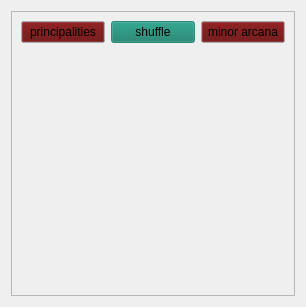
  <widget class="QWidget" name="centralWidget">
   <layout class="QGridLayout" name="gridLayout_2">
    <item row="0" column="0">
     <widget class="QFrame" name="frmCentralWidget">
      <property name="sizePolicy">
       <sizepolicy hsizetype="Expanding" vsizetype="Expanding">
        <horstretch>0</horstretch>
        <verstretch>0</verstretch>
       </sizepolicy>
      </property>
      <property name="frameShape">
       <enum>QFrame::StyledPanel</enum>
      </property>
      <property name="frameShadow">
       <enum>QFrame::Raised</enum>
      </property>
      <layout class="QGridLayout" name="gridLayout">
       <item row="0" column="0">
        <layout class="QVBoxLayout" name="verticalLayout_2">
         <item>
          <layout class="QHBoxLayout" name="horizontalLayout_2">
           <property name="sizeConstraint">
            <enum>QLayout::SetMaximumSize</enum>
           </property>
           <item>
            <widget class="QPushButton" name="btnPrincipalities">
             <property name="palette">
              <palette>
               <active>
                <colorrole role="Button">
                 <brush brushstyle="SolidPattern">
                  <color alpha="255">
                   <red>98</red>
                   <green>0</green>
                   <blue>0</blue>
                  </color>
                 </brush>
                </colorrole>
               </active>
               <inactive>
                <colorrole role="Button">
                 <brush brushstyle="SolidPattern">
                  <color alpha="255">
                   <red>98</red>
                   <green>0</green>
                   <blue>0</blue>
                  </color>
                 </brush>
                </colorrole>
               </inactive>
               <disabled>
                <colorrole role="Button">
                 <brush brushstyle="SolidPattern">
                  <color alpha="255">
                   <red>98</red>
                   <green>0</green>
                   <blue>0</blue>
                  </color>
                 </brush>
                </colorrole>
               </disabled>
              </palette>
             </property>
             <property name="text">
              <string>principalities</string>
             </property>
            </widget>
           </item>
           <item>
            <widget class="QPushButton" name="btnShuffle">
             <property name="palette">
              <palette>
               <active>
                <colorrole role="WindowText">
                 <brush brushstyle="SolidPattern">
                  <color alpha="255">
                   <red>0</red>
                   <green>0</green>
                   <blue>0</blue>
                  </color>
                 </brush>
                </colorrole>
                <colorrole role="Button">
                 <brush brushstyle="SolidPattern">
                  <color alpha="255">
                   <red>12</red>
                   <green>122</green>
                   <blue>100</blue>
                  </color>
                 </brush>
                </colorrole>
                <colorrole role="Light">
                 <brush brushstyle="SolidPattern">
                  <color alpha="255">
                   <red>117</red>
                   <green>255</green>
                   <blue>236</blue>
                  </color>
                 </brush>
                </colorrole>
                <colorrole role="Midlight">
                 <brush brushstyle="SolidPattern">
                  <color alpha="255">
                   <red>90</red>
                   <green>223</green>
                   <blue>204</blue>
                  </color>
                 </brush>
                </colorrole>
                <colorrole role="Dark">
                 <brush brushstyle="SolidPattern">
                  <color alpha="255">
                   <red>32</red>
                   <green>95</green>
                   <blue>86</blue>
                  </color>
                 </brush>
                </colorrole>
                <colorrole role="Mid">
                 <brush brushstyle="SolidPattern">
                  <color alpha="255">
                   <red>42</red>
                   <green>127</green>
                   <blue>115</blue>
                  </color>
                 </brush>
                </colorrole>
                <colorrole role="Text">
                 <brush brushstyle="SolidPattern">
                  <color alpha="255">
                   <red>0</red>
                   <green>0</green>
                   <blue>0</blue>
                  </color>
                 </brush>
                </colorrole>
                <colorrole role="BrightText">
                 <brush brushstyle="SolidPattern">
                  <color alpha="255">
                   <red>255</red>
                   <green>255</green>
                   <blue>255</blue>
                  </color>
                 </brush>
                </colorrole>
                <colorrole role="ButtonText">
                 <brush brushstyle="SolidPattern">
                  <color alpha="255">
                   <red>0</red>
                   <green>0</green>
                   <blue>0</blue>
                  </color>
                 </brush>
                </colorrole>
                <colorrole role="Base">
                 <brush brushstyle="SolidPattern">
                  <color alpha="255">
                   <red>255</red>
                   <green>255</green>
                   <blue>255</blue>
                  </color>
                 </brush>
                </colorrole>
                <colorrole role="Window">
                 <brush brushstyle="SolidPattern">
                  <color alpha="255">
                   <red>64</red>
                   <green>191</green>
                   <blue>173</blue>
                  </color>
                 </brush>
                </colorrole>
                <colorrole role="Shadow">
                 <brush brushstyle="SolidPattern">
                  <color alpha="255">
                   <red>0</red>
                   <green>0</green>
                   <blue>0</blue>
                  </color>
                 </brush>
                </colorrole>
                <colorrole role="AlternateBase">
                 <brush brushstyle="SolidPattern">
                  <color alpha="255">
                   <red>159</red>
                   <green>223</green>
                   <blue>214</blue>
                  </color>
                 </brush>
                </colorrole>
                <colorrole role="ToolTipBase">
                 <brush brushstyle="SolidPattern">
                  <color alpha="255">
                   <red>255</red>
                   <green>255</green>
                   <blue>220</blue>
                  </color>
                 </brush>
                </colorrole>
                <colorrole role="ToolTipText">
                 <brush brushstyle="SolidPattern">
                  <color alpha="255">
                   <red>0</red>
                   <green>0</green>
                   <blue>0</blue>
                  </color>
                 </brush>
                </colorrole>
                <colorrole role="PlaceholderText">
                 <brush brushstyle="SolidPattern">
                  <color alpha="128">
                   <red>0</red>
                   <green>0</green>
                   <blue>0</blue>
                  </color>
                 </brush>
                </colorrole>
               </active>
               <inactive>
                <colorrole role="WindowText">
                 <brush brushstyle="SolidPattern">
                  <color alpha="255">
                   <red>0</red>
                   <green>0</green>
                   <blue>0</blue>
                  </color>
                 </brush>
                </colorrole>
                <colorrole role="Button">
                 <brush brushstyle="SolidPattern">
                  <color alpha="255">
                   <red>12</red>
                   <green>122</green>
                   <blue>100</blue>
                  </color>
                 </brush>
                </colorrole>
                <colorrole role="Light">
                 <brush brushstyle="SolidPattern">
                  <color alpha="255">
                   <red>117</red>
                   <green>255</green>
                   <blue>236</blue>
                  </color>
                 </brush>
                </colorrole>
                <colorrole role="Midlight">
                 <brush brushstyle="SolidPattern">
                  <color alpha="255">
                   <red>90</red>
                   <green>223</green>
                   <blue>204</blue>
                  </color>
                 </brush>
                </colorrole>
                <colorrole role="Dark">
                 <brush brushstyle="SolidPattern">
                  <color alpha="255">
                   <red>32</red>
                   <green>95</green>
                   <blue>86</blue>
                  </color>
                 </brush>
                </colorrole>
                <colorrole role="Mid">
                 <brush brushstyle="SolidPattern">
                  <color alpha="255">
                   <red>42</red>
                   <green>127</green>
                   <blue>115</blue>
                  </color>
                 </brush>
                </colorrole>
                <colorrole role="Text">
                 <brush brushstyle="SolidPattern">
                  <color alpha="255">
                   <red>0</red>
                   <green>0</green>
                   <blue>0</blue>
                  </color>
                 </brush>
                </colorrole>
                <colorrole role="BrightText">
                 <brush brushstyle="SolidPattern">
                  <color alpha="255">
                   <red>255</red>
                   <green>255</green>
                   <blue>255</blue>
                  </color>
                 </brush>
                </colorrole>
                <colorrole role="ButtonText">
                 <brush brushstyle="SolidPattern">
                  <color alpha="255">
                   <red>0</red>
                   <green>0</green>
                   <blue>0</blue>
                  </color>
                 </brush>
                </colorrole>
                <colorrole role="Base">
                 <brush brushstyle="SolidPattern">
                  <color alpha="255">
                   <red>255</red>
                   <green>255</green>
                   <blue>255</blue>
                  </color>
                 </brush>
                </colorrole>
                <colorrole role="Window">
                 <brush brushstyle="SolidPattern">
                  <color alpha="255">
                   <red>64</red>
                   <green>191</green>
                   <blue>173</blue>
                  </color>
                 </brush>
                </colorrole>
                <colorrole role="Shadow">
                 <brush brushstyle="SolidPattern">
                  <color alpha="255">
                   <red>0</red>
                   <green>0</green>
                   <blue>0</blue>
                  </color>
                 </brush>
                </colorrole>
                <colorrole role="AlternateBase">
                 <brush brushstyle="SolidPattern">
                  <color alpha="255">
                   <red>159</red>
                   <green>223</green>
                   <blue>214</blue>
                  </color>
                 </brush>
                </colorrole>
                <colorrole role="ToolTipBase">
                 <brush brushstyle="SolidPattern">
                  <color alpha="255">
                   <red>255</red>
                   <green>255</green>
                   <blue>220</blue>
                  </color>
                 </brush>
                </colorrole>
                <colorrole role="ToolTipText">
                 <brush brushstyle="SolidPattern">
                  <color alpha="255">
                   <red>0</red>
                   <green>0</green>
                   <blue>0</blue>
                  </color>
                 </brush>
                </colorrole>
                <colorrole role="PlaceholderText">
                 <brush brushstyle="SolidPattern">
                  <color alpha="128">
                   <red>0</red>
                   <green>0</green>
                   <blue>0</blue>
                  </color>
                 </brush>
                </colorrole>
               </inactive>
               <disabled>
                <colorrole role="WindowText">
                 <brush brushstyle="SolidPattern">
                  <color alpha="255">
                   <red>32</red>
                   <green>95</green>
                   <blue>86</blue>
                  </color>
                 </brush>
                </colorrole>
                <colorrole role="Button">
                 <brush brushstyle="SolidPattern">
                  <color alpha="255">
                   <red>12</red>
                   <green>122</green>
                   <blue>100</blue>
                  </color>
                 </brush>
                </colorrole>
                <colorrole role="Light">
                 <brush brushstyle="SolidPattern">
                  <color alpha="255">
                   <red>117</red>
                   <green>255</green>
                   <blue>236</blue>
                  </color>
                 </brush>
                </colorrole>
                <colorrole role="Midlight">
                 <brush brushstyle="SolidPattern">
                  <color alpha="255">
                   <red>90</red>
                   <green>223</green>
                   <blue>204</blue>
                  </color>
                 </brush>
                </colorrole>
                <colorrole role="Dark">
                 <brush brushstyle="SolidPattern">
                  <color alpha="255">
                   <red>32</red>
                   <green>95</green>
                   <blue>86</blue>
                  </color>
                 </brush>
                </colorrole>
                <colorrole role="Mid">
                 <brush brushstyle="SolidPattern">
                  <color alpha="255">
                   <red>42</red>
                   <green>127</green>
                   <blue>115</blue>
                  </color>
                 </brush>
                </colorrole>
                <colorrole role="Text">
                 <brush brushstyle="SolidPattern">
                  <color alpha="255">
                   <red>32</red>
                   <green>95</green>
                   <blue>86</blue>
                  </color>
                 </brush>
                </colorrole>
                <colorrole role="BrightText">
                 <brush brushstyle="SolidPattern">
                  <color alpha="255">
                   <red>255</red>
                   <green>255</green>
                   <blue>255</blue>
                  </color>
                 </brush>
                </colorrole>
                <colorrole role="ButtonText">
                 <brush brushstyle="SolidPattern">
                  <color alpha="255">
                   <red>32</red>
                   <green>95</green>
                   <blue>86</blue>
                  </color>
                 </brush>
                </colorrole>
                <colorrole role="Base">
                 <brush brushstyle="SolidPattern">
                  <color alpha="255">
                   <red>64</red>
                   <green>191</green>
                   <blue>173</blue>
                  </color>
                 </brush>
                </colorrole>
                <colorrole role="Window">
                 <brush brushstyle="SolidPattern">
                  <color alpha="255">
                   <red>64</red>
                   <green>191</green>
                   <blue>173</blue>
                  </color>
                 </brush>
                </colorrole>
                <colorrole role="Shadow">
                 <brush brushstyle="SolidPattern">
                  <color alpha="255">
                   <red>0</red>
                   <green>0</green>
                   <blue>0</blue>
                  </color>
                 </brush>
                </colorrole>
                <colorrole role="AlternateBase">
                 <brush brushstyle="SolidPattern">
                  <color alpha="255">
                   <red>64</red>
                   <green>191</green>
                   <blue>173</blue>
                  </color>
                 </brush>
                </colorrole>
                <colorrole role="ToolTipBase">
                 <brush brushstyle="SolidPattern">
                  <color alpha="255">
                   <red>255</red>
                   <green>255</green>
                   <blue>220</blue>
                  </color>
                 </brush>
                </colorrole>
                <colorrole role="ToolTipText">
                 <brush brushstyle="SolidPattern">
                  <color alpha="255">
                   <red>0</red>
                   <green>0</green>
                   <blue>0</blue>
                  </color>
                 </brush>
                </colorrole>
                <colorrole role="PlaceholderText">
                 <brush brushstyle="SolidPattern">
                  <color alpha="128">
                   <red>0</red>
                   <green>0</green>
                   <blue>0</blue>
                  </color>
                 </brush>
                </colorrole>
               </disabled>
              </palette>
             </property>
             <property name="text">
              <string>shuffle</string>
             </property>
            </widget>
           </item>
           <item>
            <widget class="QPushButton" name="btnArcanas">
             <property name="palette">
              <palette>
               <active>
                <colorrole role="Button">
                 <brush brushstyle="SolidPattern">
                  <color alpha="255">
                   <red>98</red>
                   <green>0</green>
                   <blue>0</blue>
                  </color>
                 </brush>
                </colorrole>
               </active>
               <inactive>
                <colorrole role="Button">
                 <brush brushstyle="SolidPattern">
                  <color alpha="255">
                   <red>98</red>
                   <green>0</green>
                   <blue>0</blue>
                  </color>
                 </brush>
                </colorrole>
               </inactive>
               <disabled>
                <colorrole role="Button">
                 <brush brushstyle="SolidPattern">
                  <color alpha="255">
                   <red>98</red>
                   <green>0</green>
                   <blue>0</blue>
                  </color>
                 </brush>
                </colorrole>
               </disabled>
              </palette>
             </property>
             <property name="text">
              <string>minor arcana</string>
             </property>
            </widget>
           </item>
          </layout>
         </item>
         <item>
          <layout class="QHBoxLayout" name="horizontalLayout">
           <property name="sizeConstraint">
            <enum>QLayout::SetMinAndMaxSize</enum>
           </property>
           <item>
            <widget class="QGraphicsView" name="grvCardWest">
             <property name="sizePolicy">
              <sizepolicy hsizetype="Expanding" vsizetype="Expanding">
               <horstretch>0</horstretch>
               <verstretch>0</verstretch>
              </sizepolicy>
             </property>
             <property name="minimumSize">
              <size>
               <width>45</width>
               <height>75</height>
              </size>
             </property>
             <property name="baseSize">
              <size>
               <width>90</width>
               <height>150</height>
              </size>
             </property>
             <property name="palette">
              <palette>
               <active>
                <colorrole role="Base">
                 <brush brushstyle="SolidPattern">
                  <color alpha="0">
                   <red>117</red>
                   <green>117</green>
                   <blue>117</blue>
                  </color>
                 </brush>
                </colorrole>
               </active>
               <inactive>
                <colorrole role="Base">
                 <brush brushstyle="SolidPattern">
                  <color alpha="0">
                   <red>117</red>
                   <green>117</green>
                   <blue>117</blue>
                  </color>
                 </brush>
                </colorrole>
               </inactive>
               <disabled>
                <colorrole role="Base">
                 <brush brushstyle="SolidPattern">
                  <color alpha="255">
                   <red>85</red>
                   <green>87</green>
                   <blue>83</blue>
                  </color>
                 </brush>
                </colorrole>
               </disabled>
              </palette>
             </property>
             <property name="frameShape">
              <enum>QFrame::NoFrame</enum>
             </property>
             <property name="verticalScrollBarPolicy">
              <enum>Qt::ScrollBarAlwaysOff</enum>
             </property>
             <property name="horizontalScrollBarPolicy">
              <enum>Qt::ScrollBarAlwaysOff</enum>
             </property>
             <property name="sizeAdjustPolicy">
              <enum>QAbstractScrollArea::AdjustToContents</enum>
             </property>
            </widget>
           </item>
           <item>
            <layout class="QVBoxLayout" name="verticalLayout">
             <property name="sizeConstraint">
              <enum>QLayout::SetMaximumSize</enum>
             </property>
             <item>
              <widget class="QGraphicsView" name="grvCardNorth">
               <property name="sizePolicy">
                <sizepolicy hsizetype="MinimumExpanding" vsizetype="Expanding">
                 <horstretch>0</horstretch>
                 <verstretch>0</verstretch>
                </sizepolicy>
               </property>
               <property name="minimumSize">
                <size>
                 <width>45</width>
                 <height>75</height>
                </size>
               </property>
               <property name="baseSize">
                <size>
                 <width>90</width>
                 <height>150</height>
                </size>
               </property>
               <property name="palette">
                <palette>
                 <active>
                  <colorrole role="Base">
                   <brush brushstyle="SolidPattern">
                    <color alpha="0">
                     <red>117</red>
                     <green>117</green>
                     <blue>117</blue>
                    </color>
                   </brush>
                  </colorrole>
                 </active>
                 <inactive>
                  <colorrole role="Base">
                   <brush brushstyle="SolidPattern">
                    <color alpha="0">
                     <red>117</red>
                     <green>117</green>
                     <blue>117</blue>
                    </color>
                   </brush>
                  </colorrole>
                 </inactive>
                 <disabled>
                  <colorrole role="Base">
                   <brush brushstyle="SolidPattern">
                    <color alpha="255">
                     <red>85</red>
                     <green>87</green>
                     <blue>83</blue>
                    </color>
                   </brush>
                  </colorrole>
                 </disabled>
                </palette>
               </property>
               <property name="frameShape">
                <enum>QFrame::NoFrame</enum>
               </property>
               <property name="verticalScrollBarPolicy">
                <enum>Qt::ScrollBarAlwaysOff</enum>
               </property>
               <property name="horizontalScrollBarPolicy">
                <enum>Qt::ScrollBarAlwaysOff</enum>
               </property>
               <property name="sizeAdjustPolicy">
                <enum>QAbstractScrollArea::AdjustToContents</enum>
               </property>
              </widget>
             </item>
             <item>
              <widget class="QGraphicsView" name="grvCardCenter">
               <property name="sizePolicy">
                <sizepolicy hsizetype="MinimumExpanding" vsizetype="Expanding">
                 <horstretch>0</horstretch>
                 <verstretch>0</verstretch>
                </sizepolicy>
               </property>
               <property name="minimumSize">
                <size>
                 <width>45</width>
                 <height>75</height>
                </size>
               </property>
               <property name="baseSize">
                <size>
                 <width>90</width>
                 <height>150</height>
                </size>
               </property>
               <property name="palette">
                <palette>
                 <active>
                  <colorrole role="Base">
                   <brush brushstyle="SolidPattern">
                    <color alpha="0">
                     <red>117</red>
                     <green>117</green>
                     <blue>117</blue>
                    </color>
                   </brush>
                  </colorrole>
                 </active>
                 <inactive>
                  <colorrole role="Base">
                   <brush brushstyle="SolidPattern">
                    <color alpha="0">
                     <red>117</red>
                     <green>117</green>
                     <blue>117</blue>
                    </color>
                   </brush>
                  </colorrole>
                 </inactive>
                 <disabled>
                  <colorrole role="Base">
                   <brush brushstyle="SolidPattern">
                    <color alpha="255">
                     <red>85</red>
                     <green>87</green>
                     <blue>83</blue>
                    </color>
                   </brush>
                  </colorrole>
                 </disabled>
                </palette>
               </property>
               <property name="frameShape">
                <enum>QFrame::NoFrame</enum>
               </property>
               <property name="verticalScrollBarPolicy">
                <enum>Qt::ScrollBarAlwaysOff</enum>
               </property>
               <property name="horizontalScrollBarPolicy">
                <enum>Qt::ScrollBarAlwaysOff</enum>
               </property>
               <property name="sizeAdjustPolicy">
                <enum>QAbstractScrollArea::AdjustToContents</enum>
               </property>
              </widget>
             </item>
             <item>
              <widget class="QGraphicsView" name="grvCardSouth">
               <property name="sizePolicy">
                <sizepolicy hsizetype="MinimumExpanding" vsizetype="Expanding">
                 <horstretch>0</horstretch>
                 <verstretch>0</verstretch>
                </sizepolicy>
               </property>
               <property name="minimumSize">
                <size>
                 <width>45</width>
                 <height>75</height>
                </size>
               </property>
               <property name="baseSize">
                <size>
                 <width>90</width>
                 <height>150</height>
                </size>
               </property>
               <property name="palette">
                <palette>
                 <active>
                  <colorrole role="Base">
                   <brush brushstyle="SolidPattern">
                    <color alpha="0">
                     <red>117</red>
                     <green>117</green>
                     <blue>117</blue>
                    </color>
                   </brush>
                  </colorrole>
                 </active>
                 <inactive>
                  <colorrole role="Base">
                   <brush brushstyle="SolidPattern">
                    <color alpha="0">
                     <red>117</red>
                     <green>117</green>
                     <blue>117</blue>
                    </color>
                   </brush>
                  </colorrole>
                 </inactive>
                 <disabled>
                  <colorrole role="Base">
                   <brush brushstyle="SolidPattern">
                    <color alpha="255">
                     <red>85</red>
                     <green>87</green>
                     <blue>83</blue>
                    </color>
                   </brush>
                  </colorrole>
                 </disabled>
                </palette>
               </property>
               <property name="frameShape">
                <enum>QFrame::NoFrame</enum>
               </property>
               <property name="verticalScrollBarPolicy">
                <enum>Qt::ScrollBarAlwaysOff</enum>
               </property>
               <property name="horizontalScrollBarPolicy">
                <enum>Qt::ScrollBarAlwaysOff</enum>
               </property>
               <property name="sizeAdjustPolicy">
                <enum>QAbstractScrollArea::AdjustToContents</enum>
               </property>
              </widget>
             </item>
            </layout>
           </item>
           <item>
            <widget class="QGraphicsView" name="grvCardEast">
             <property name="sizePolicy">
              <sizepolicy hsizetype="Expanding" vsizetype="Expanding">
               <horstretch>0</horstretch>
               <verstretch>0</verstretch>
              </sizepolicy>
             </property>
             <property name="minimumSize">
              <size>
               <width>45</width>
               <height>75</height>
              </size>
             </property>
             <property name="baseSize">
              <size>
               <width>90</width>
               <height>150</height>
              </size>
             </property>
             <property name="palette">
              <palette>
               <active>
                <colorrole role="Base">
                 <brush brushstyle="SolidPattern">
                  <color alpha="0">
                   <red>117</red>
                   <green>117</green>
                   <blue>117</blue>
                  </color>
                 </brush>
                </colorrole>
               </active>
               <inactive>
                <colorrole role="Base">
                 <brush brushstyle="SolidPattern">
                  <color alpha="0">
                   <red>117</red>
                   <green>117</green>
                   <blue>117</blue>
                  </color>
                 </brush>
                </colorrole>
               </inactive>
               <disabled>
                <colorrole role="Base">
                 <brush brushstyle="SolidPattern">
                  <color alpha="255">
                   <red>85</red>
                   <green>87</green>
                   <blue>83</blue>
                  </color>
                 </brush>
                </colorrole>
               </disabled>
              </palette>
             </property>
             <property name="frameShape">
              <enum>QFrame::NoFrame</enum>
             </property>
             <property name="verticalScrollBarPolicy">
              <enum>Qt::ScrollBarAlwaysOff</enum>
             </property>
             <property name="horizontalScrollBarPolicy">
              <enum>Qt::ScrollBarAlwaysOff</enum>
             </property>
             <property name="sizeAdjustPolicy">
              <enum>QAbstractScrollArea::AdjustToContents</enum>
             </property>
            </widget>
           </item>
          </layout>
         </item>
        </layout>
       </item>
      </layout>
      <zorder></zorder>
     </widget>
    </item>
   </layout>
   <widget class="SilkScreenLabel" name="lblSilkScreen">
    <property name="enabled">
     <bool>true</bool>
    </property>
    <property name="geometry">
     <rect>
      <x>0</x>
      <y>0</y>
      <width>50</width>
      <height>50</height>
     </rect>
    </property>
    <property name="sizePolicy">
     <sizepolicy hsizetype="Expanding" vsizetype="Expanding">
      <horstretch>0</horstretch>
      <verstretch>0</verstretch>
     </sizepolicy>
    </property>
    <property name="minimumSize">
     <size>
      <width>50</width>
      <height>50</height>
     </size>
    </property>
    <property name="autoFillBackground">
     <bool>false</bool>
    </property>
    <property name="text">
     <string/>
    </property>
    <property name="scaledContents">
     <bool>false</bool>
    </property>
    <property name="alignment">
     <set>Qt::AlignCenter</set>
    </property>
    <property name="textInteractionFlags">
     <set>Qt::NoTextInteraction</set>
    </property>
   </widget>
  </widget>
